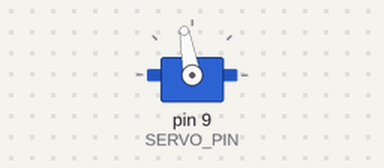
The sketch below on a simulated Arduino Uno, built with avr-gcc and run on an emulated ATmega328P. Parts: servo.

Above: at 1.05 s.
Timing chart, 0 to 4.0 s (numbered marks = the images above):
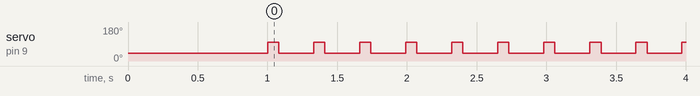

The sketch:

servo_test.ino
```cpp
#include <Servo.h>

Servo chendaServo;

const int SERVO_PIN = 9;

const int REST_POSITION = 40;
const int STRIKE_POSITION = 100;

void setup() {
  chendaServo.attach(SERVO_PIN);

  // Start at resting position
  chendaServo.write(REST_POSITION);

  delay(1000);
}

void loop() {

  // FAST DOWNWARD STRIKE
  chendaServo.write(STRIKE_POSITION);

  delay(80);

  // FAST RETURN
  chendaServo.write(REST_POSITION);

  delay(250);
}
```

Measured:
- by itself, servo on pin 9 (SERVO_PIN): alternates 100° for 0.08 s and 40° for 0.25 s
